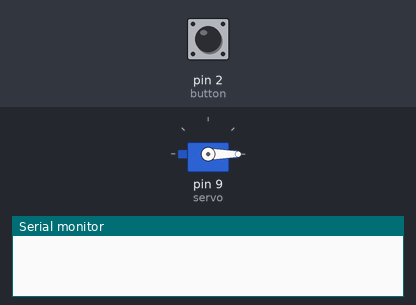
A sketch run on a simulated Arduino Uno, built with avr-gcc and run on an emulated ATmega328P. Parts: servo, the last lines printed to the serial monitor. The inputs (shaded band) are chosen by the test bench; at power-on: pin 2 (button) LOW.

Above: at 1.2 s.
1.3 s: pin 2 (button) pulled HIGH for 1 s
At 2.8 s:
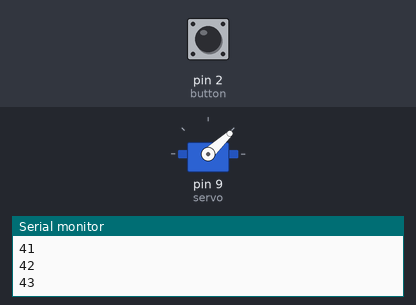
3.8 s: pin 2 (button) pulled HIGH for 3.2 s
At 4.56 s:
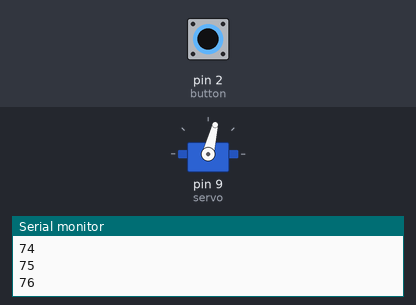
8.5 s: pin 2 (button) pulled HIGH for 0.15 s
At 9.8 s:
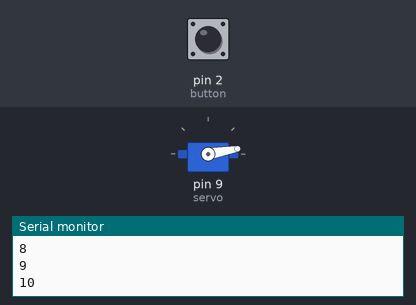
Timing chart, 0 to 11.5 s (numbered marks = the images above; inputs shaded):
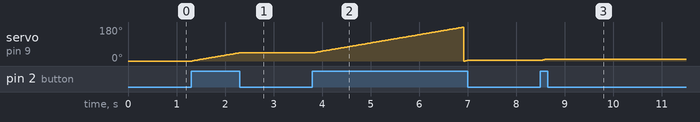

The sketch:

servo_pt.ino
```cpp
#include <Servo.h>
Servo servo;
const int button = 2;
int angle = 0;
int count = 0;
void setup() {
  // put your setup code here, to run once:
  Serial.begin(9600);
  servo.attach(9);
  servo.write(0);
  pinMode(button, INPUT);
}

void loop() {
  // put your main code here, to run repeatedly:
  count++;
  if (digitalRead(button) == HIGH && count % 1000 == 0) {
    angle++;
    if (angle >= 180) {
      angle = 0;
      servo.write(angle);

    }
    if (count > 10000) {
      count = 1;
    }

    servo.write(angle);
    Serial.println(angle);


  }


  // while (Serial.available() > 0) {
  //   Serial.println("----");
  //   String input_str = Serial.readStringUntil('\n');
  //   float tmp = input_str.toFloat();

  //   Serial.println(tmp);
  //   servo.write(tmp);

  // }
}
```

Measured:
- after the input at 1.3 s, servo on pin 9 (servo): moves from 0° to 43° over 0.96 s, starting at once
- after the input at 8.5 s, servo on pin 9 (servo): 3° → 10° at once
